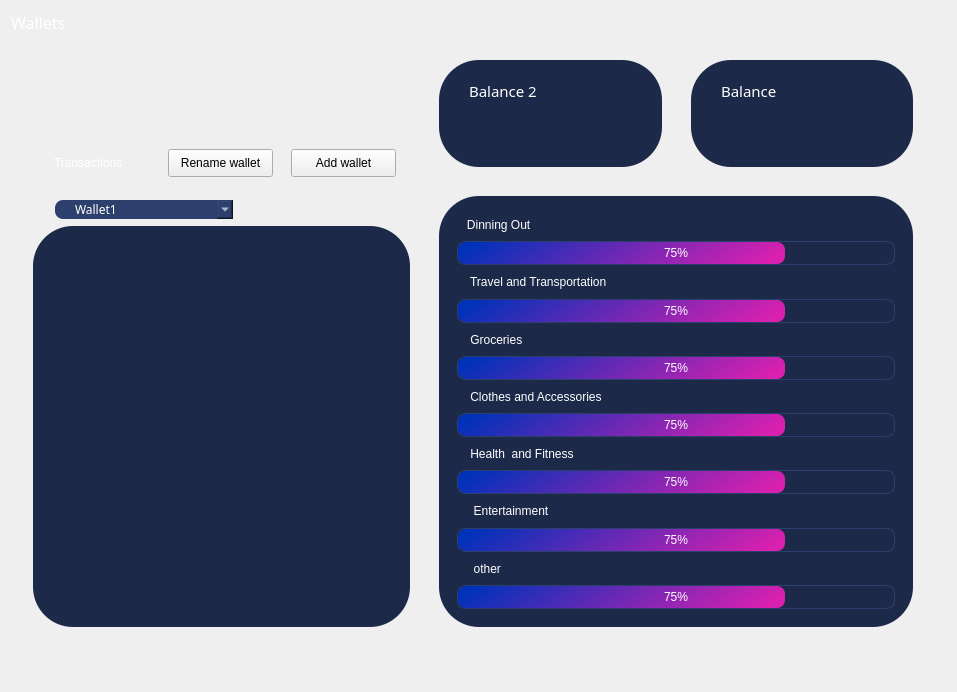
         <widget class="QWidget" name="page_2">
          <layout class="QVBoxLayout" name="verticalLayout_20">
           <item>
            <widget class="QLabel" name="label_8">
             <property name="font">
              <font>
               <family>Century Gothic</family>
               <pointsize>12</pointsize>
               <weight>9</weight>
               <italic>false</italic>
               <bold>false</bold>
              </font>
             </property>
             <property name="styleSheet">
              <string notr="true">color: rgb(255, 255, 255);

font: 75 12pt &quot;Century Gothic&quot;;</string>
             </property>
             <property name="text">
              <string>Wallets</string>
             </property>
            </widget>
           </item>
           <item>
            <layout class="QHBoxLayout" name="horizontalLayout_22">
             <property name="spacing">
              <number>20</number>
             </property>
             <property name="leftMargin">
              <number>22</number>
             </property>
             <item>
              <layout class="QVBoxLayout" name="verticalLayout_18">
               <property name="spacing">
                <number>6</number>
               </property>
               <property name="topMargin">
                <number>0</number>
               </property>
               <property name="bottomMargin">
                <number>0</number>
               </property>
               <item>
                <spacer name="verticalSpacer_5">
                 <property name="orientation">
                  <enum>Qt::Vertical</enum>
                 </property>
                 <property name="sizeType">
                  <enum>QSizePolicy::Preferred</enum>
                 </property>
                 <property name="sizeHint" stdset="0">
                  <size>
                   <width>20</width>
                   <height>93</height>
                  </size>
                 </property>
                </spacer>
               </item>
               <item>
                <widget class="QWidget" name="widget_10" native="true">
                 <property name="sizePolicy">
                  <sizepolicy hsizetype="Expanding" vsizetype="Fixed">
                   <horstretch>0</horstretch>
                   <verstretch>0</verstretch>
                  </sizepolicy>
                 </property>
                 <property name="minimumSize">
                  <size>
                   <width>0</width>
                   <height>51</height>
                  </size>
                 </property>
                 <layout class="QHBoxLayout" name="horizontalLayout_19">
                  <property name="spacing">
                   <number>0</number>
                  </property>
                  <property name="leftMargin">
                   <number>21</number>
                  </property>
                  <property name="rightMargin">
                   <number>14</number>
                  </property>
                  <property name="bottomMargin">
                   <number>0</number>
                  </property>
                  <item>
                   <widget class="QLabel" name="label_13">
                    <property name="styleSheet">
                     <string notr="true">color:rgb(255, 255, 255);
font: 9pt &quot;Century Gothic&quot;;</string>
                    </property>
                    <property name="text">
                     <string>Transactions</string>
                    </property>
                   </widget>
                  </item>
                  <item>
                   <layout class="QVBoxLayout" name="verticalLayout_17">
                    <property name="spacing">
                     <number>0</number>
                    </property>
                    <item>
                     <layout class="QHBoxLayout" name="horizontalLayout_18">
                      <property name="spacing">
                       <number>18</number>
                      </property>
                      <property name="leftMargin">
                       <number>5</number>
                      </property>
                      <item>
                       <spacer name="horizontalSpacer_17">
                        <property name="orientation">
                         <enum>Qt::Horizontal</enum>
                        </property>
                        <property name="sizeType">
                         <enum>QSizePolicy::Expanding</enum>
                        </property>
                        <property name="sizeHint" stdset="0">
                         <size>
                          <width>40</width>
                          <height>20</height>
                         </size>
                        </property>
                       </spacer>
                      </item>
                      <item>
                       <widget class="QPushButton" name="pushButton_5">
                        <property name="sizePolicy">
                         <sizepolicy hsizetype="Maximum" vsizetype="Fixed">
                          <horstretch>0</horstretch>
                          <verstretch>0</verstretch>
                         </sizepolicy>
                        </property>
                        <property name="minimumSize">
                         <size>
                          <width>105</width>
                          <height>28</height>
                         </size>
                        </property>
                        <property name="styleSheet">
                         <string notr="true">QPushButton{
	border: 1px solid;
	border-color:#fff;
	border-radius: 7px;
color:#fff;
}
QPushButton:hover{
color:rgb(22, 201, 236);
border-color:rgb(22, 201, 236);
}
font: 3pt &quot;Century Gothic&quot;;</string>
                        </property>
                        <property name="text">
                         <string>Rename wallet</string>
                        </property>
                       </widget>
                      </item>
                      <item>
                       <widget class="QPushButton" name="pushButton_12">
                        <property name="sizePolicy">
                         <sizepolicy hsizetype="Maximum" vsizetype="Fixed">
                          <horstretch>0</horstretch>
                          <verstretch>0</verstretch>
                         </sizepolicy>
                        </property>
                        <property name="minimumSize">
                         <size>
                          <width>105</width>
                          <height>28</height>
                         </size>
                        </property>
                        <property name="styleSheet">
                         <string notr="true">QPushButton{
	border: 1px solid;
	border-color:#fff;
	border-radius: 7px;
color:#fff;
}
QPushButton:hover{
color:rgb(22, 201, 236);
border-color:rgb(22, 201, 236);
}
font: 3pt &quot;Century Gothic&quot;;</string>
                        </property>
                        <property name="text">
                         <string>Add wallet</string>
                        </property>
                       </widget>
                      </item>
                     </layout>
                    </item>
                   </layout>
                  </item>
                 </layout>
                </widget>
               </item>
               <item>
                <spacer name="verticalSpacer_6">
                 <property name="orientation">
                  <enum>Qt::Vertical</enum>
                 </property>
                 <property name="sizeType">
                  <enum>QSizePolicy::Preferred</enum>
                 </property>
                 <property name="sizeHint" stdset="0">
                  <size>
                   <width>20</width>
                   <height>10</height>
                  </size>
                 </property>
                </spacer>
               </item>
               <item>
                <layout class="QHBoxLayout" name="horizontalLayout_28">
                 <property name="leftMargin">
                  <number>22</number>
                 </property>
                 <item>
                  <widget class="QComboBox" name="group_3">
                   <property name="sizePolicy">
                    <sizepolicy hsizetype="MinimumExpanding" vsizetype="Maximum">
                     <horstretch>0</horstretch>
                     <verstretch>0</verstretch>
                    </sizepolicy>
                   </property>
                   <property name="minimumSize">
                    <size>
                     <width>112</width>
                     <height>4</height>
                    </size>
                   </property>
                   <property name="maximumSize">
                    <size>
                     <width>16777215</width>
                     <height>16777215</height>
                    </size>
                   </property>
                   <property name="sizeIncrement">
                    <size>
                     <width>0</width>
                     <height>0</height>
                    </size>
                   </property>
                   <property name="font">
                    <font>
                     <family>Century Gothic</family>
                     <pointsize>9</pointsize>
                     <weight>50</weight>
                     <italic>false</italic>
                     <bold>false</bold>
                    </font>
                   </property>
                   <property name="layoutDirection">
                    <enum>Qt::LeftToRight</enum>
                   </property>
                   <property name="styleSheet">
                    <string notr="true">*{color:#fff;
background-color: rgb(45, 63, 109);
border-radius:8px;}
QComboBox{
	padding-left: 20px;

}
QComboBox::drop-down {
	
	image: url(:/icon/icons/chevron-down.svg);
    width: 16px;
    height: 16px;
	border: none;
	padding: 3px
}

</string>
                   </property>
                   <property name="editable">
                    <bool>false</bool>
                   </property>
                   <property name="currentText">
                    <string>Wallet1</string>
                   </property>
                   <property name="currentIndex">
                    <number>0</number>
                   </property>
                   <property name="iconSize">
                    <size>
                     <width>20</width>
                     <height>20</height>
                    </size>
                   </property>
                   <item>
                    <property name="text">
                     <string>Wallet1</string>
                    </property>
                   </item>
                  </widget>
                 </item>
                 <item>
                  <spacer name="horizontalSpacer_20">
                   <property name="orientation">
                    <enum>Qt::Horizontal</enum>
                   </property>
                   <property name="sizeHint" stdset="0">
                    <size>
                     <width>40</width>
                     <height>20</height>
                    </size>
                   </property>
                  </spacer>
                 </item>
                </layout>
               </item>
               <item>
                <widget class="QFrame" name="Monthly_frame_6">
                 <property name="sizePolicy">
                  <sizepolicy hsizetype="Expanding" vsizetype="Expanding">
                   <horstretch>0</horstretch>
                   <verstretch>0</verstretch>
                  </sizepolicy>
                 </property>
                 <property name="minimumSize">
                  <size>
                   <width>100</width>
                   <height>401</height>
                  </size>
                 </property>
                 <property name="maximumSize">
                  <size>
                   <width>4420</width>
                   <height>120000</height>
                  </size>
                 </property>
                 <property name="styleSheet">
                  <string notr="true">*{background-color: rgb(28, 41, 72);
border-radius: 40px;
pading-left: 20px;}
QComboBox::down-arrow {
    image:url(:/icon/icons/chevron-down.svg);
	width: 0;
}
QLineEdit{
border-bottom-color: rgb(255, 255, 255);
}</string>
                 </property>
                 <property name="frameShape">
                  <enum>QFrame::NoFrame</enum>
                 </property>
                 <property name="frameShadow">
                  <enum>QFrame::Plain</enum>
                 </property>
                 <property name="lineWidth">
                  <number>0</number>
                 </property>
                 <layout class="QVBoxLayout" name="verticalLayout_16">
                  <item>
                   <widget class="QScrollArea" name="scrollArea">
                    <property name="styleSheet">
                     <string notr="true"/>
                    </property>
                    <property name="widgetResizable">
                     <bool>true</bool>
                    </property>
                    <widget class="QWidget" name="scrollAreaWidgetContents">
                     <property name="geometry">
                      <rect>
                       <x>0</x>
                       <y>0</y>
                       <width>100</width>
                       <height>30</height>
                      </rect>
                     </property>
                    </widget>
                   </widget>
                  </item>
                 </layout>
                </widget>
               </item>
               <item>
                <spacer name="verticalSpacer_4">
                 <property name="orientation">
                  <enum>Qt::Vertical</enum>
                 </property>
                 <property name="sizeType">
                  <enum>QSizePolicy::Preferred</enum>
                 </property>
                 <property name="sizeHint" stdset="0">
                  <size>
                   <width>20</width>
                   <height>54</height>
                  </size>
                 </property>
                </spacer>
               </item>
              </layout>
             </item>
             <item>
              <widget class="QWidget" name="widget_11" native="true">
               <layout class="QVBoxLayout" name="verticalLayout_19">
                <property name="spacing">
                 <number>9</number>
                </property>
                <property name="topMargin">
                 <number>0</number>
                </property>
                <property name="rightMargin">
                 <number>33</number>
                </property>
                <property name="bottomMargin">
                 <number>0</number>
                </property>
                <item>
                 <layout class="QHBoxLayout" name="horizontalLayout_21">
                  <item>
                   <layout class="QHBoxLayout" name="horizontalLayout_13">
                    <property name="topMargin">
                     <number>20</number>
                    </property>
                    <property name="bottomMargin">
                     <number>20</number>
                    </property>
                    <item>
                     <widget class="QFrame" name="overview_frame_6">
                      <property name="sizePolicy">
                       <sizepolicy hsizetype="Expanding" vsizetype="Fixed">
                        <horstretch>0</horstretch>
                        <verstretch>0</verstretch>
                       </sizepolicy>
                      </property>
                      <property name="minimumSize">
                       <size>
                        <width>223</width>
                        <height>107</height>
                       </size>
                      </property>
                      <property name="maximumSize">
                       <size>
                        <width>4960</width>
                        <height>1800</height>
                       </size>
                      </property>
                      <property name="styleSheet">
                       <string notr="true">*{background-color: rgb(28, 41, 72);
border-radius: 40px;
pading-left: 20px;}
QComboBox::down-arrow {
    image:url(:/icon/icons/chevron-down.svg);
	width: 0;
}
QLineEdit{
border-bottom-color: rgb(255, 255, 255);
}</string>
                      </property>
                      <property name="frameShape">
                       <enum>QFrame::NoFrame</enum>
                      </property>
                      <property name="frameShadow">
                       <enum>QFrame::Plain</enum>
                      </property>
                      <property name="lineWidth">
                       <number>0</number>
                      </property>
                      <widget class="QLabel" name="label_47">
                       <property name="geometry">
                        <rect>
                         <x>30</x>
                         <y>20</y>
                         <width>121</width>
                         <height>21</height>
                        </rect>
                       </property>
                       <property name="font">
                        <font>
                         <family>Century Gothic</family>
                         <pointsize>11</pointsize>
                         <weight>50</weight>
                         <italic>false</italic>
                         <bold>false</bold>
                        </font>
                       </property>
                       <property name="styleSheet">
                        <string notr="true">color:#fff</string>
                       </property>
                       <property name="text">
                        <string>Balance 2</string>
                       </property>
                      </widget>
                     </widget>
                    </item>
                    <item>
                     <spacer name="horizontalSpacer_16">
                      <property name="orientation">
                       <enum>Qt::Horizontal</enum>
                      </property>
                      <property name="sizeType">
                       <enum>QSizePolicy::Preferred</enum>
                      </property>
                      <property name="sizeHint" stdset="0">
                       <size>
                        <width>20</width>
                        <height>20</height>
                       </size>
                      </property>
                     </spacer>
                    </item>
                    <item>
                     <widget class="QFrame" name="overview_frame_5">
                      <property name="sizePolicy">
                       <sizepolicy hsizetype="Expanding" vsizetype="Fixed">
                        <horstretch>0</horstretch>
                        <verstretch>0</verstretch>
                       </sizepolicy>
                      </property>
                      <property name="minimumSize">
                       <size>
                        <width>222</width>
                        <height>107</height>
                       </size>
                      </property>
                      <property name="maximumSize">
                       <size>
                        <width>4960</width>
                        <height>1800</height>
                       </size>
                      </property>
                      <property name="styleSheet">
                       <string notr="true">*{background-color: rgb(28, 41, 72);
border-radius: 40px;
pading-left: 20px;}
QComboBox::down-arrow {
    image:url(:/icon/icons/chevron-down.svg);
	width: 0;
}
QLineEdit{
border-bottom-color: rgb(255, 255, 255);
}</string>
                      </property>
                      <property name="frameShape">
                       <enum>QFrame::NoFrame</enum>
                      </property>
                      <property name="frameShadow">
                       <enum>QFrame::Plain</enum>
                      </property>
                      <property name="lineWidth">
                       <number>0</number>
                      </property>
                      <widget class="QLabel" name="label_45">
                       <property name="geometry">
                        <rect>
                         <x>30</x>
                         <y>20</y>
                         <width>121</width>
                         <height>21</height>
                        </rect>
                       </property>
                       <property name="font">
                        <font>
                         <family>Century Gothic</family>
                         <pointsize>11</pointsize>
                         <weight>50</weight>
                         <italic>false</italic>
                         <bold>false</bold>
                        </font>
                       </property>
                       <property name="styleSheet">
                        <string notr="true">color:#fff</string>
                       </property>
                       <property name="text">
                        <string>Balance</string>
                       </property>
                      </widget>
                     </widget>
                    </item>
                   </layout>
                  </item>
                 </layout>
                </item>
                <item>
                 <widget class="QFrame" name="Monthly_frame_5">
                  <property name="sizePolicy">
                   <sizepolicy hsizetype="Expanding" vsizetype="Expanding">
                    <horstretch>0</horstretch>
                    <verstretch>0</verstretch>
                   </sizepolicy>
                  </property>
                  <property name="minimumSize">
                   <size>
                    <width>100</width>
                    <height>401</height>
                   </size>
                  </property>
                  <property name="maximumSize">
                   <size>
                    <width>4420</width>
                    <height>120000</height>
                   </size>
                  </property>
                  <property name="styleSheet">
                   <string notr="true">*{background-color: rgb(28, 41, 72);
border-radius: 40px;
pading-left: 20px;}
QComboBox::down-arrow {
    image:url(:/icon/icons/chevron-down.svg);
	width: 0;
}
QLineEdit{
border-bottom-color: rgb(255, 255, 255);
}</string>
                  </property>
                  <property name="frameShape">
                   <enum>QFrame::NoFrame</enum>
                  </property>
                  <property name="frameShadow">
                   <enum>QFrame::Plain</enum>
                  </property>
                  <property name="lineWidth">
                   <number>0</number>
                  </property>
                  <layout class="QVBoxLayout" name="verticalLayout_29">
                   <item>
                    <widget class="QWidget" name="widget_15" native="true">
                     <property name="styleSheet">
                      <string notr="true">QProgressBar{
border:1px solid;
border-radius: 8px;
	border-color: rgb(45, 63, 109);
color: rgb(255, 255, 255);
}
QProgressBar::chunk {
            background-color:qlineargradient(spread:pad, x1:0.016, y1:0.351955, x2:1, y2:0.455, stop:0 rgba(0, 49, 185, 255), stop:1 rgba(218, 32, 175, 255));
padding-left: 2px;
border-radius:8px;
}


</string>
                     </property>
                     <layout class="QVBoxLayout" name="verticalLayout_28">
                      <item>
                       <widget class="QLabel" name="label_51">
                        <property name="styleSheet">
                         <string notr="true">color: rgb(255, 255, 255);
font: 8pt &quot;Century Gothic&quot;;</string>
                        </property>
                        <property name="text">
                         <string>   Dinning Out</string>
                        </property>
                       </widget>
                      </item>
                      <item>
                       <widget class="QProgressBar" name="food_bar_2">
                        <property name="styleSheet">
                         <string notr="true"/>
                        </property>
                        <property name="value">
                         <number>75</number>
                        </property>
                        <property name="alignment">
                         <set>Qt::AlignCenter</set>
                        </property>
                       </widget>
                      </item>
                      <item>
                       <widget class="QLabel" name="label_52">
                        <property name="styleSheet">
                         <string notr="true">color: rgb(255, 255, 255);
font: 8pt &quot;Century Gothic&quot;;</string>
                        </property>
                        <property name="text">
                         <string>    Travel and Transportation</string>
                        </property>
                       </widget>
                      </item>
                      <item>
                       <widget class="QProgressBar" name="travel_2">
                        <property name="styleSheet">
                         <string notr="true"/>
                        </property>
                        <property name="value">
                         <number>75</number>
                        </property>
                        <property name="alignment">
                         <set>Qt::AlignCenter</set>
                        </property>
                       </widget>
                      </item>
                      <item>
                       <widget class="QLabel" name="label_53">
                        <property name="styleSheet">
                         <string notr="true">color: rgb(255, 255, 255);
font: 8pt &quot;Century Gothic&quot;;</string>
                        </property>
                        <property name="text">
                         <string>    Groceries</string>
                        </property>
                       </widget>
                      </item>
                      <item>
                       <widget class="QProgressBar" name="groceries_bar_2">
                        <property name="styleSheet">
                         <string notr="true"/>
                        </property>
                        <property name="value">
                         <number>75</number>
                        </property>
                        <property name="alignment">
                         <set>Qt::AlignCenter</set>
                        </property>
                       </widget>
                      </item>
                      <item>
                       <widget class="QLabel" name="label_54">
                        <property name="styleSheet">
                         <string notr="true">color: rgb(255, 255, 255);
font: 8pt &quot;Century Gothic&quot;;</string>
                        </property>
                        <property name="text">
                         <string>    Clothes and Accessories</string>
                        </property>
                       </widget>
                      </item>
                      <item>
                       <widget class="QProgressBar" name="clothes_2">
                        <property name="styleSheet">
                         <string notr="true"/>
                        </property>
                        <property name="value">
                         <number>75</number>
                        </property>
                        <property name="alignment">
                         <set>Qt::AlignCenter</set>
                        </property>
                       </widget>
                      </item>
                      <item>
                       <widget class="QLabel" name="label_55">
                        <property name="styleSheet">
                         <string notr="true">color: rgb(255, 255, 255);
font: 8pt &quot;Century Gothic&quot;;</string>
                        </property>
                        <property name="text">
                         <string>    Health  and Fitness</string>
                        </property>
                       </widget>
                      </item>
                      <item>
                       <widget class="QProgressBar" name="health_bar_2">
                        <property name="styleSheet">
                         <string notr="true"/>
                        </property>
                        <property name="value">
                         <number>75</number>
                        </property>
                        <property name="alignment">
                         <set>Qt::AlignCenter</set>
                        </property>
                       </widget>
                      </item>
                      <item>
                       <widget class="QLabel" name="label_56">
                        <property name="styleSheet">
                         <string notr="true">color: rgb(255, 255, 255);
font: 8pt &quot;Century Gothic&quot;;</string>
                        </property>
                        <property name="text">
                         <string>     Entertainment</string>
                        </property>
                       </widget>
                      </item>
                      <item>
                       <widget class="QProgressBar" name="other_5">
                        <property name="styleSheet">
                         <string notr="true"/>
                        </property>
                        <property name="value">
                         <number>75</number>
                        </property>
                        <property name="alignment">
                         <set>Qt::AlignCenter</set>
                        </property>
                       </widget>
                      </item>
                      <item>
                       <widget class="QLabel" name="label_57">
                        <property name="styleSheet">
                         <string notr="true">color: rgb(255, 255, 255);
font: 8pt &quot;Century Gothic&quot;;</string>
                        </property>
                        <property name="text">
                         <string>     other</string>
                        </property>
                       </widget>
                      </item>
                      <item>
                       <widget class="QProgressBar" name="other_2">
                        <property name="styleSheet">
                         <string notr="true"/>
                        </property>
                        <property name="value">
                         <number>75</number>
                        </property>
                        <property name="alignment">
                         <set>Qt::AlignCenter</set>
                        </property>
                       </widget>
                      </item>
                     </layout>
                    </widget>
                   </item>
                  </layout>
                 </widget>
                </item>
                <item>
                 <spacer name="verticalSpacer_2">
                  <property name="orientation">
                   <enum>Qt::Vertical</enum>
                  </property>
                  <property name="sizeType">
                   <enum>QSizePolicy::Preferred</enum>
                  </property>
                  <property name="sizeHint" stdset="0">
                   <size>
                    <width>20</width>
                    <height>54</height>
                   </size>
                  </property>
                 </spacer>
                </item>
               </layout>
              </widget>
             </item>
            </layout>
           </item>
          </layout>
         </widget>
